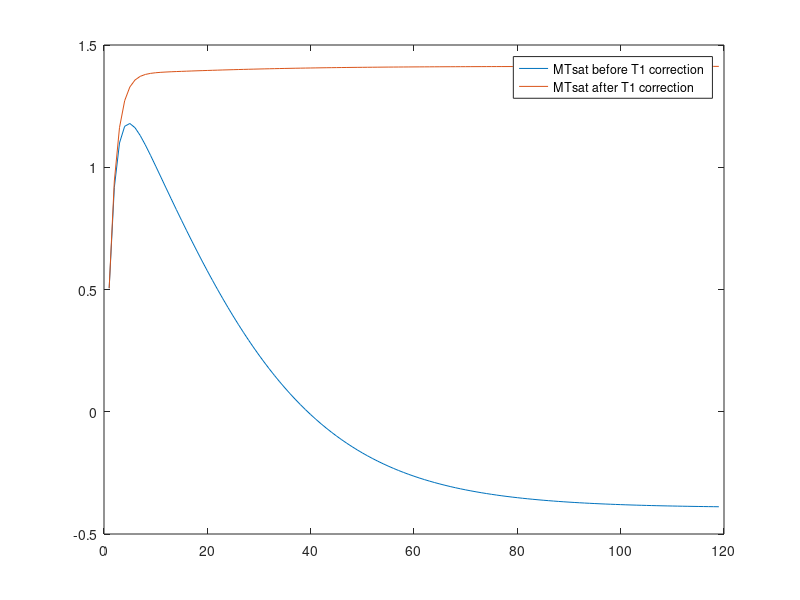
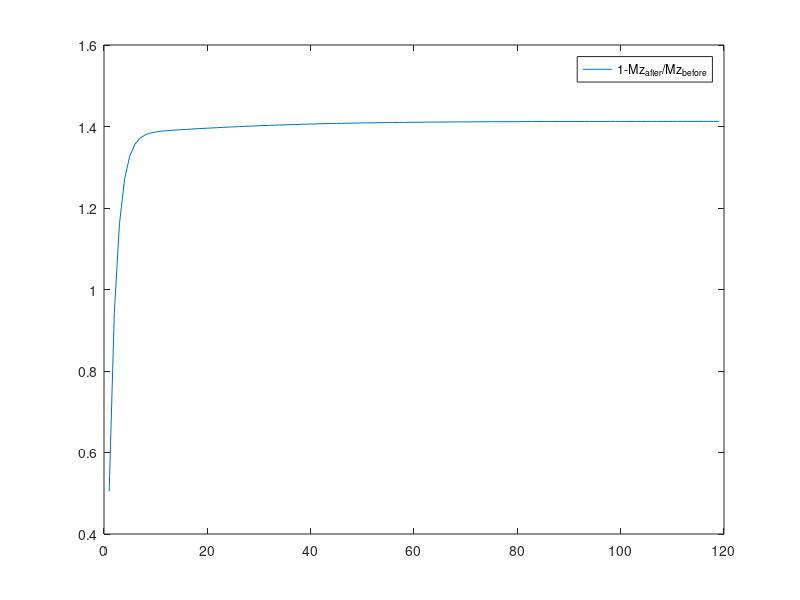

Write the MATLAB code that produced these figures, in order.
clear all, close all, clc

%% Load Mz before and after for each TR

load('sim2.mat')

%% Plot Mz before and after for each TR

figure()

figure()
plot((1-Mz_after./Mz_before)*100)
hold on
plot((1-(Mz_after-delta_Mz_T1relax)./Mz_before)*100)

legend('MTsat before T1 correction', 'MTsat after T1 correction')

figure()
plot((1-(Mz_after-delta_Mz_T1relax)./Mz_before)*100)
legend('1-Mz_{after}/Mz_{before}')
